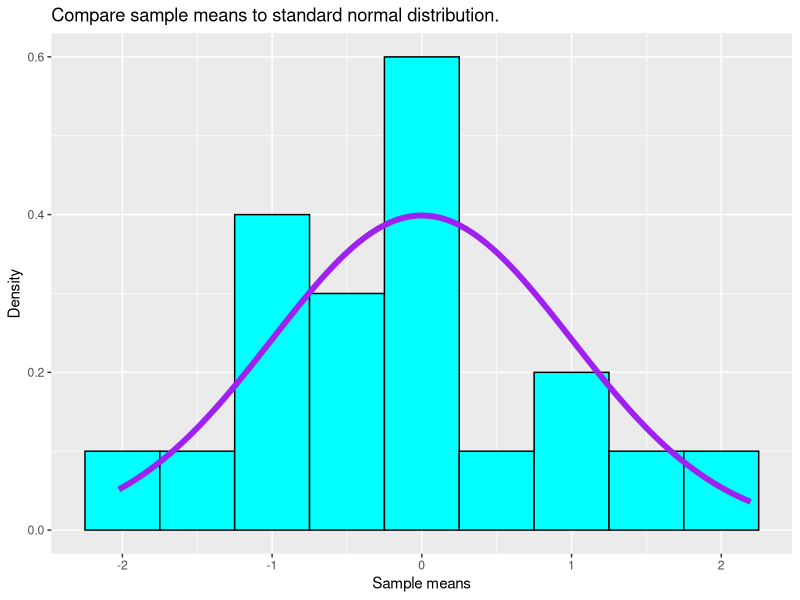
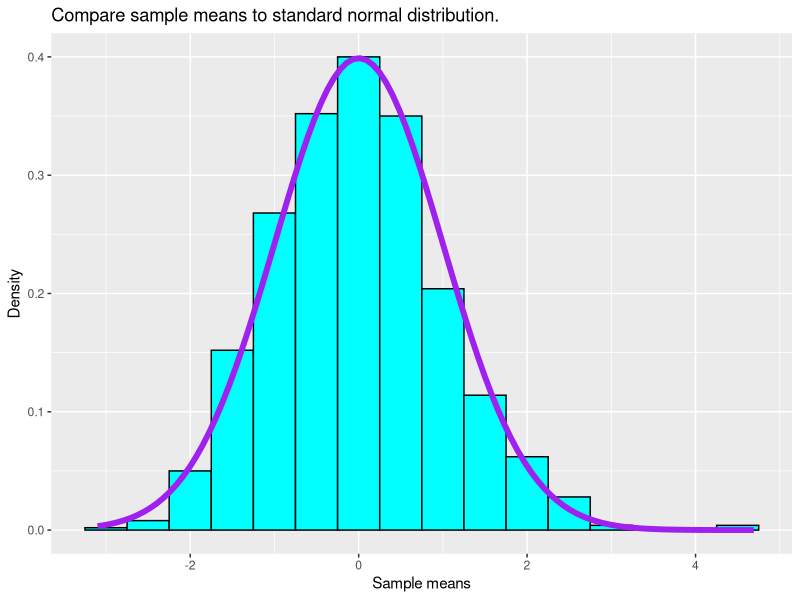

Generate these figures, in order, with R:
## ---- chunk 1
library(ggplot2)
library(grid)

n<-40
nosim<-20
lambda<-0.5
# vector of means
means <- apply(matrix(rexp(nosim * n, rate = lambda), nosim), 1, mean)
# show that the mean of means is equal to 1/lambda
popmean<-1/lambda
sampmean<-mean(means)
# percent difference in means
meandif<-100*(popmean-sampmean)/popmean

# remove the mean and divide by standard deviation
se <- 1/(lambda * sqrt(n))
x1 <- (means - (1/lambda))/se

# plot histogram of the distribution of means and overlay the Z-normal
# distribution
g <- ggplot(data.frame(x1), aes(x1))
g <- g + geom_histogram(binwidth = 0.5, colour = "black", fill = "cyan", aes(y = ..density..))
g <- g + stat_function(fun = dnorm, color = "purple", size = 2)
g <- g + labs(x = "Sample means", y = "Density")
g + labs(title = "Compare sample means to standard normal distribution.") 

## ---- chunk 2
library(ggplot2)
library(grid)

n<-40
nosim<-1000
lambda<-0.5
# vector of means
means <- apply(matrix(rexp(nosim * n, rate = lambda), nosim), 1, mean)
# show that the mean of means is equal to 1/lambda
popmean<-1/lambda
sampmean<-mean(means)
# percent difference in means
meandif2<-100*(popmean-sampmean)/popmean

# remove the mean and divide by standard deviation
se <- 1/(lambda * sqrt(n))
x1 <- (means - (1/lambda))/se

# plot histogram of the distribution of means and overlay the Z-normal
# distribution
g <- ggplot(data.frame(x1), aes(x1))
g <- g + geom_histogram(binwidth = 0.5, colour = "black", fill = "cyan", aes(y = ..density..))
g <- g + stat_function(fun = dnorm, color = "purple", size = 2)
g <- g + labs(x = "Sample means", y = "Density")
g + labs(title = "Compare sample means to standard normal distribution.")

